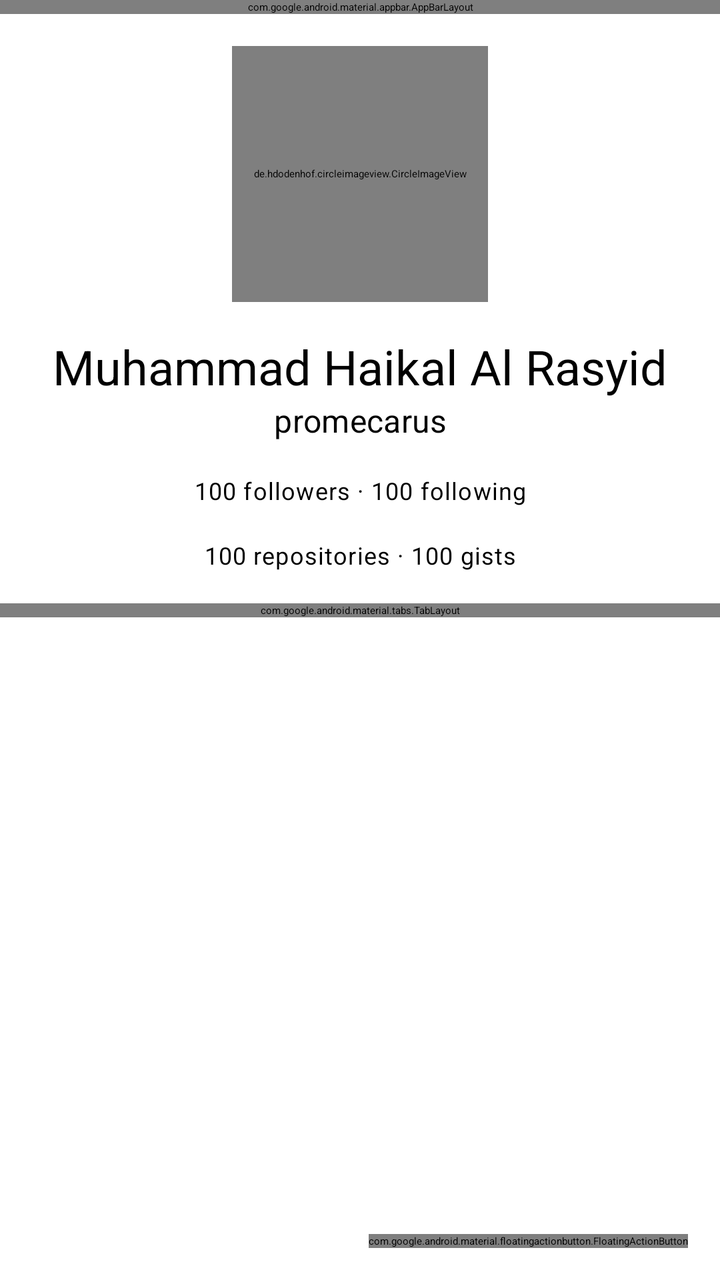
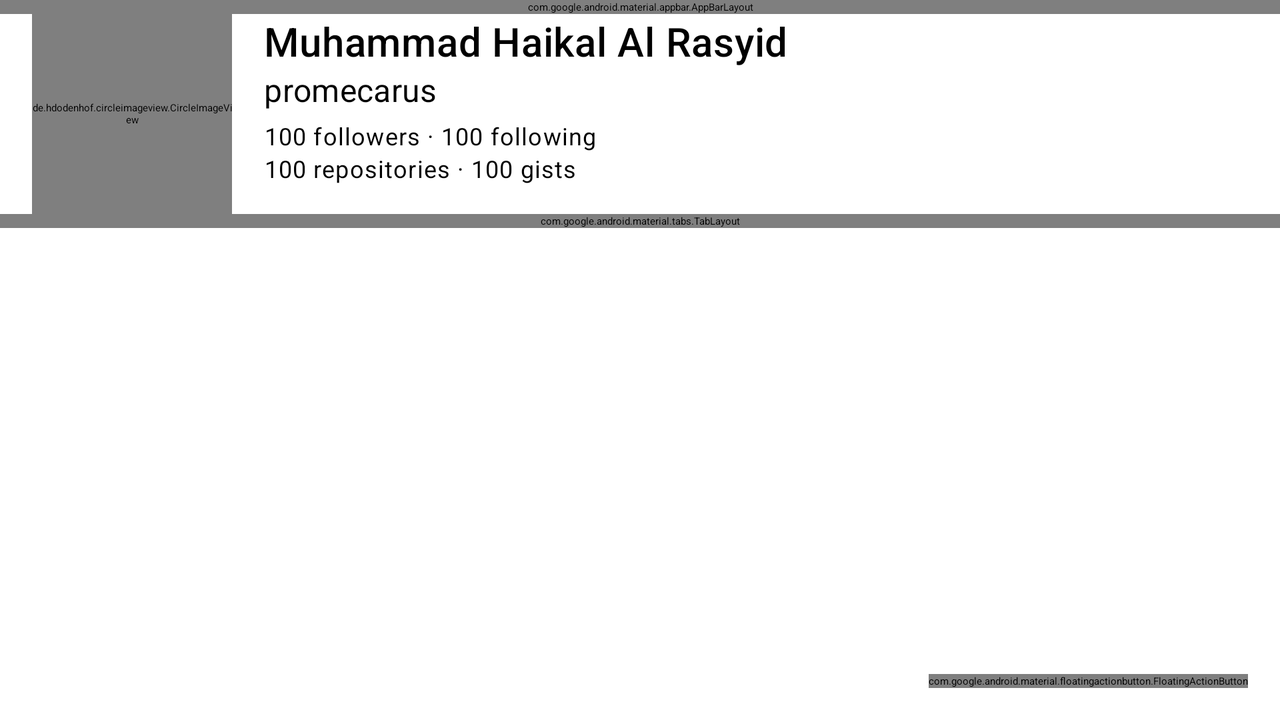

An Android layout and its configuration variant, each rendered on a device that would load it. The default file and the variant file are quoted in full after the pictures.
<!-- AndroidManifest.xml: application theme Theme.Splash -->
<!-- res/layout/activity_detail.xml -->
<?xml version="1.0" encoding="utf-8"?>
<androidx.constraintlayout.widget.ConstraintLayout xmlns:android="http://schemas.android.com/apk/res/android"
	xmlns:app="http://schemas.android.com/apk/res-auto"
	xmlns:tools="http://schemas.android.com/tools"
	android:layout_width="match_parent"
	android:layout_height="match_parent"
	tools:context=".ui.detail.DetailActivity">

	<com.google.android.material.appbar.AppBarLayout
		android:id="@+id/app_bar_layout"
		android:layout_width="match_parent"
		android:layout_height="wrap_content"
		app:layout_constraintEnd_toEndOf="parent"
		app:layout_constraintStart_toStartOf="parent"
		app:layout_constraintTop_toTopOf="parent">

		<com.google.android.material.appbar.MaterialToolbar
			android:id="@+id/app_bar"
			android:layout_width="match_parent"
			android:layout_height="?attr/actionBarSize"
			android:background="?attr/colorSurface"
			app:menu="@menu/menu_detail"
			app:navigationIcon="@drawable/baseline_arrow_back_24"
			app:navigationIconTint="?attr/colorControlNormal"
			app:title="Detail User"
			app:titleTextAppearance="?attr/textAppearanceTitleMedium" />
	</com.google.android.material.appbar.AppBarLayout>

	<de.hdodenhof.circleimageview.CircleImageView
		android:id="@+id/image_view"
		android:layout_width="128dp"
		android:layout_height="128dp"
		android:layout_marginTop="16dp"
		android:importantForAccessibility="no"
		app:layout_constraintEnd_toEndOf="parent"
		app:layout_constraintStart_toStartOf="parent"
		app:layout_constraintTop_toBottomOf="@id/app_bar_layout" />

	<TextView
		android:id="@+id/text_view_name"
		style="@style/TextAppearance.MaterialComponents.Headline5"
		android:layout_width="wrap_content"
		android:layout_height="wrap_content"
		android:layout_marginTop="16dp"
		android:gravity="center"
		app:layout_constraintEnd_toEndOf="parent"
		app:layout_constraintStart_toStartOf="parent"
		app:layout_constraintTop_toBottomOf="@id/image_view"
		tools:text="Muhammad Haikal Al Rasyid" />

	<TextView
		android:id="@+id/text_view_username"
		style="@style/TextAppearance.MaterialComponents.Subtitle1"
		android:layout_width="wrap_content"
		android:layout_height="wrap_content"
		android:gravity="center"
		app:layout_constraintEnd_toEndOf="parent"
		app:layout_constraintStart_toStartOf="parent"
		app:layout_constraintTop_toBottomOf="@id/text_view_name"
		tools:text="promecarus" />

	<TextView
		android:id="@+id/text_view_followers_following"
		style="@style/TextAppearance.MaterialComponents.Caption"
		android:layout_width="wrap_content"
		android:layout_height="wrap_content"
		android:layout_marginTop="16dp"
		android:gravity="center"
		app:layout_constraintEnd_toEndOf="parent"
		app:layout_constraintStart_toStartOf="parent"
		app:layout_constraintTop_toBottomOf="@id/text_view_username"
		tools:text="100 followers · 100 following" />

	<TextView
		android:id="@+id/text_view_repo_gist"
		style="@style/TextAppearance.MaterialComponents.Caption"
		android:layout_width="wrap_content"
		android:layout_height="wrap_content"
		android:layout_marginTop="16dp"
		android:gravity="center"
		app:layout_constraintEnd_toEndOf="parent"
		app:layout_constraintStart_toStartOf="parent"
		app:layout_constraintTop_toBottomOf="@id/text_view_followers_following"
		tools:text="100 repositories · 100 gists" />

	<com.google.android.material.tabs.TabLayout
		android:id="@+id/tab_layout"
		android:layout_width="match_parent"
		android:layout_height="wrap_content"
		android:layout_marginTop="16dp"
		android:importantForAccessibility="no"
		app:layout_constraintEnd_toEndOf="parent"
		app:layout_constraintStart_toStartOf="parent"
		app:layout_constraintTop_toBottomOf="@id/text_view_repo_gist" />

	<androidx.viewpager2.widget.ViewPager2
		android:id="@+id/view_pager"
		android:layout_width="match_parent"
		android:layout_height="0dp"
		android:layout_weight="1"
		app:layout_constraintBottom_toBottomOf="parent"
		app:layout_constraintEnd_toEndOf="parent"
		app:layout_constraintStart_toStartOf="parent"
		app:layout_constraintTop_toBottomOf="@id/tab_layout" />

	<com.google.android.material.floatingactionbutton.FloatingActionButton
		android:id="@+id/floating_action_button"
		android:layout_width="wrap_content"
		android:layout_height="wrap_content"
		android:layout_margin="16dp"
		android:importantForAccessibility="no"
		app:layout_constraintBottom_toBottomOf="parent"
		app:layout_constraintEnd_toEndOf="parent" />

	<ProgressBar
		android:id="@+id/progress_bar"
		style="?android:attr/progressBarStyle"
		android:layout_width="wrap_content"
		android:layout_height="wrap_content"
		android:layout_marginTop="128dp"
		android:visibility="gone"
		app:layout_constraintEnd_toEndOf="parent"
		app:layout_constraintStart_toStartOf="parent"
		app:layout_constraintTop_toBottomOf="@+id/app_bar_layout"
		tools:visibility="visible" />
</androidx.constraintlayout.widget.ConstraintLayout>
<!-- resources referenced by this layout -->
<resources>
  <style name="Theme.Splash" parent="Theme.SplashScreen">
  		<item name="windowSplashScreenAnimatedIcon">@mipmap/ic_launcher_round</item>
  		<item name="postSplashScreenTheme">@style/AppTheme</item>
  	</style>
  <style name="AppTheme" parent="Theme.Material3.Light.NoActionBar">
  		<item name="colorPrimary">@color/md_theme_light_primary</item>
  		<item name="colorOnPrimary">@color/md_theme_light_onPrimary</item>
  		<item name="colorPrimaryContainer">@color/md_theme_light_primaryContainer</item>
  		<item name="colorOnPrimaryContainer">@color/md_theme_light_onPrimaryContainer</item>
  		<item name="colorSecondary">@color/md_theme_light_secondary</item>
  		<item name="colorOnSecondary">@color/md_theme_light_onSecondary</item>
  		<item name="colorSecondaryContainer">@color/md_theme_light_secondaryContainer</item>
  		<item name="colorOnSecondaryContainer">@color/md_theme_light_onSecondaryContainer</item>
  		<item name="colorTertiary">@color/md_theme_light_tertiary</item>
  		<item name="colorOnTertiary">@color/md_theme_light_onTertiary</item>
  		<item name="colorTertiaryContainer">@color/md_theme_light_tertiaryContainer</item>
  		<item name="colorOnTertiaryContainer">@color/md_theme_light_onTertiaryContainer</item>
  		<item name="colorError">@color/md_theme_light_error</item>
  		<item name="colorErrorContainer">@color/md_theme_light_errorContainer</item>
  		<item name="colorOnError">@color/md_theme_light_onError</item>
  		<item name="colorOnErrorContainer">@color/md_theme_light_onErrorContainer</item>
  		<item name="android:colorBackground">@color/md_theme_light_background</item>
  		<item name="colorOnBackground">@color/md_theme_light_onBackground</item>
  		<item name="colorSurface">@color/md_theme_light_surface</item>
  		<item name="colorOnSurface">@color/md_theme_light_onSurface</item>
  		<item name="colorSurfaceVariant">@color/md_theme_light_surfaceVariant</item>
  		<item name="colorOnSurfaceVariant">@color/md_theme_light_onSurfaceVariant</item>
  		<item name="colorOutline">@color/md_theme_light_outline</item>
  		<item name="colorOnSurfaceInverse">@color/md_theme_light_inverseOnSurface</item>
  		<item name="colorSurfaceInverse">@color/md_theme_light_inverseSurface</item>
  		<item name="colorPrimaryInverse">@color/md_theme_light_inversePrimary</item>
  	</style>
  <color name="md_theme_light_primary">#1460A5</color>
  <color name="md_theme_light_onPrimary">#FFFFFF</color>
  <color name="md_theme_light_primaryContainer">#D3E4FF</color>
  <color name="md_theme_light_onPrimaryContainer">#001C38</color>
  <color name="md_theme_light_secondary">#1060A4</color>
  <color name="md_theme_light_onSecondary">#FFFFFF</color>
  <color name="md_theme_light_secondaryContainer">#D2E4FF</color>
  <color name="md_theme_light_onSecondaryContainer">#001C37</color>
  <color name="md_theme_light_tertiary">#00696E</color>
  <color name="md_theme_light_onTertiary">#FFFFFF</color>
  <color name="md_theme_light_tertiaryContainer">#6FF6FE</color>
  <color name="md_theme_light_onTertiaryContainer">#002022</color>
  <color name="md_theme_light_error">#BA1A1A</color>
  <color name="md_theme_light_errorContainer">#FFDAD6</color>
  <color name="md_theme_light_onError">#FFFFFF</color>
  <color name="md_theme_light_onErrorContainer">#410002</color>
  <color name="md_theme_light_background">#F8FDFF</color>
  <color name="md_theme_light_onBackground">#001F25</color>
  <color name="md_theme_light_surface">#F8FDFF</color>
  <color name="md_theme_light_onSurface">#001F25</color>
  <color name="md_theme_light_surfaceVariant">#DFE2EB</color>
  <color name="md_theme_light_onSurfaceVariant">#43474E</color>
  <color name="md_theme_light_outline">#73777F</color>
  <color name="md_theme_light_inverseOnSurface">#D6F6FF</color>
  <color name="md_theme_light_inverseSurface">#00363F</color>
  <color name="md_theme_light_inversePrimary">#A2C9FF</color>
</resources>
<!-- res/layout-land/activity_detail.xml (the repository's variant of the layout above) -->
<!-- drawn on the phone turned sideways -->
<?xml version="1.0" encoding="utf-8"?>
<androidx.constraintlayout.widget.ConstraintLayout xmlns:android="http://schemas.android.com/apk/res/android"
	xmlns:app="http://schemas.android.com/apk/res-auto"
	xmlns:tools="http://schemas.android.com/tools"
	android:layout_width="match_parent"
	android:layout_height="match_parent"
	tools:context=".ui.detail.DetailActivity">

	<com.google.android.material.appbar.AppBarLayout
		android:id="@+id/app_bar_layout"
		android:layout_width="match_parent"
		android:layout_height="wrap_content"
		app:layout_constraintEnd_toEndOf="parent"
		app:layout_constraintStart_toStartOf="parent"
		app:layout_constraintTop_toTopOf="parent">

		<com.google.android.material.appbar.MaterialToolbar
			android:id="@+id/app_bar"
			android:layout_width="match_parent"
			android:layout_height="?attr/actionBarSize"
			android:background="?attr/colorSurface"
			app:menu="@menu/menu_detail"
			app:navigationIcon="@drawable/baseline_arrow_back_24"
			app:navigationIconTint="?attr/colorControlNormal"
			app:title="Detail User"
			app:titleTextAppearance="?attr/textAppearanceTitleMedium" />
	</com.google.android.material.appbar.AppBarLayout>

	<de.hdodenhof.circleimageview.CircleImageView
		android:id="@+id/image_view"
		android:layout_width="100dp"
		android:layout_height="100dp"
		android:layout_marginStart="16dp"
		android:importantForAccessibility="no"
		app:layout_constraintStart_toStartOf="parent"
		app:layout_constraintTop_toBottomOf="@id/app_bar_layout" />

	<TextView
		android:id="@+id/text_view_name"
		style="@style/TextAppearance.MaterialComponents.Headline6"
		android:layout_width="0dp"
		android:layout_height="wrap_content"
		android:layout_marginStart="16dp"
		app:layout_constraintEnd_toEndOf="parent"
		app:layout_constraintStart_toEndOf="@id/image_view"
		app:layout_constraintTop_toTopOf="@id/image_view"
		tools:text="Muhammad Haikal Al Rasyid" />

	<TextView
		android:id="@+id/text_view_username"
		style="@style/TextAppearance.MaterialComponents.Subtitle1"
		android:layout_width="0dp"
		android:layout_height="wrap_content"
		app:layout_constraintEnd_toEndOf="parent"
		app:layout_constraintStart_toStartOf="@id/text_view_name"
		app:layout_constraintTop_toBottomOf="@id/text_view_name"
		tools:text="promecarus" />

	<TextView
		android:id="@+id/text_view_followers_following"
		style="@style/TextAppearance.MaterialComponents.Caption"
		android:layout_width="0dp"
		android:layout_height="wrap_content"
		android:layout_marginTop="4dp"
		app:layout_constraintEnd_toEndOf="parent"
		app:layout_constraintStart_toStartOf="@id/text_view_username"
		app:layout_constraintTop_toBottomOf="@id/text_view_username"
		tools:text="100 followers · 100 following" />

	<TextView
		android:id="@+id/text_view_repo_gist"
		style="@style/TextAppearance.MaterialComponents.Caption"
		android:layout_width="0dp"
		android:layout_height="wrap_content"
		android:layout_marginBottom="16dp"
		app:layout_constraintEnd_toEndOf="parent"
		app:layout_constraintStart_toStartOf="@id/text_view_followers_following"
		app:layout_constraintTop_toBottomOf="@id/text_view_followers_following"
		tools:text="100 repositories · 100 gists" />

	<com.google.android.material.tabs.TabLayout
		android:id="@+id/tab_layout"
		android:layout_width="0dp"
		android:layout_height="wrap_content"
		android:importantForAccessibility="no"
		app:layout_constraintEnd_toEndOf="parent"
		app:layout_constraintStart_toStartOf="parent"
		app:layout_constraintTop_toBottomOf="@id/image_view" />

	<androidx.viewpager2.widget.ViewPager2
		android:id="@+id/view_pager"
		android:layout_width="match_parent"
		android:layout_height="0dp"
		app:layout_constraintBottom_toBottomOf="parent"
		app:layout_constraintEnd_toEndOf="parent"
		app:layout_constraintStart_toStartOf="parent"
		app:layout_constraintTop_toBottomOf="@id/tab_layout" />

	<com.google.android.material.floatingactionbutton.FloatingActionButton
		android:id="@+id/floating_action_button"
		android:layout_width="wrap_content"
		android:layout_height="wrap_content"
		android:layout_margin="16dp"
		android:importantForAccessibility="no"
		app:layout_constraintBottom_toBottomOf="parent"
		app:layout_constraintEnd_toEndOf="parent" />

	<ProgressBar
		android:id="@+id/progress_bar"
		style="?android:attr/progressBarStyle"
		android:layout_width="wrap_content"
		android:layout_height="wrap_content"
		android:layout_marginTop="32dp"
		android:visibility="gone"
		app:layout_constraintEnd_toEndOf="parent"
		app:layout_constraintStart_toStartOf="parent"
		app:layout_constraintTop_toBottomOf="@id/app_bar_layout"
		tools:visibility="visible" />
</androidx.constraintlayout.widget.ConstraintLayout>
